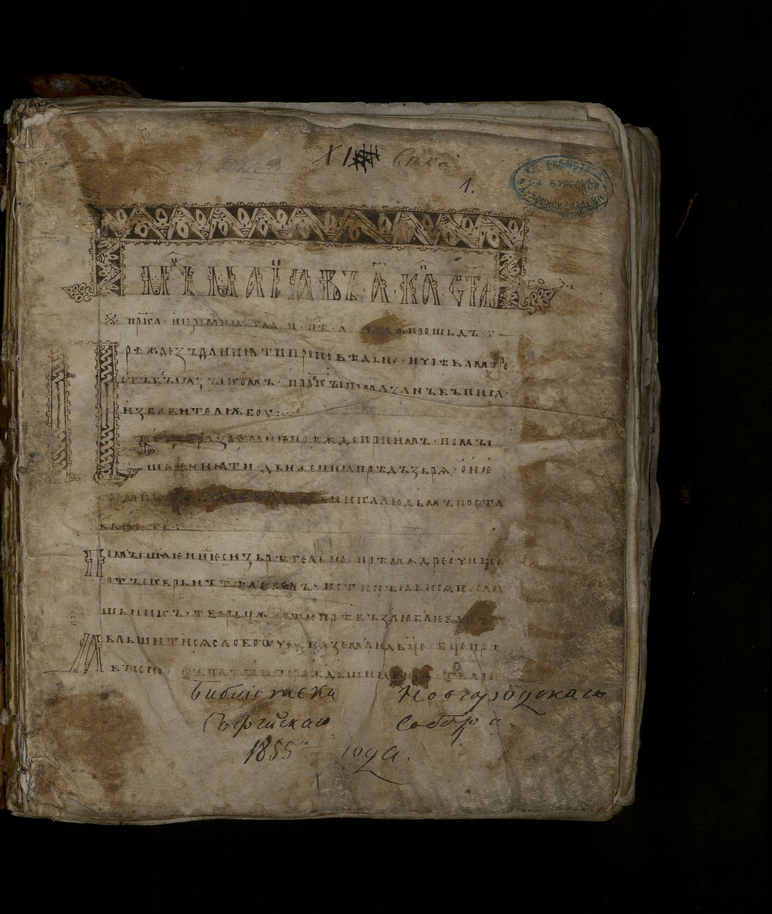
#> input picture оаи_дз_лаба4/input/slav_03.png, 772 x 914 px, shrunk from 1600 x 1893 before the run; its folder holds only this picture in this run
$ python main.py
#> lines starting #> are read from the running program, lines starting #| are printed output that depends on the picture; after the words box and inside, x2 and y2 are one past the last pixel; in counts of white or black regions, pixels touching at a corner belong together
import argparse
from pathlib import Path

import numpy as np
from PIL import Image


def load_image(path: Path) -> np.ndarray:
    img = Image.open(path)
#> img is the input picture: PIL image 772x914 RGB; mean R, G, B 77.3, 68.4, 52.8
    if img.mode == "L":
        return np.asarray(img, dtype=np.uint8)
    rgb = np.asarray(img.convert("RGB"), dtype=np.float32)
    gray = 0.299 * rgb[..., 0] + 0.587 * rgb[..., 1] + 0.114 * rgb[..., 2]
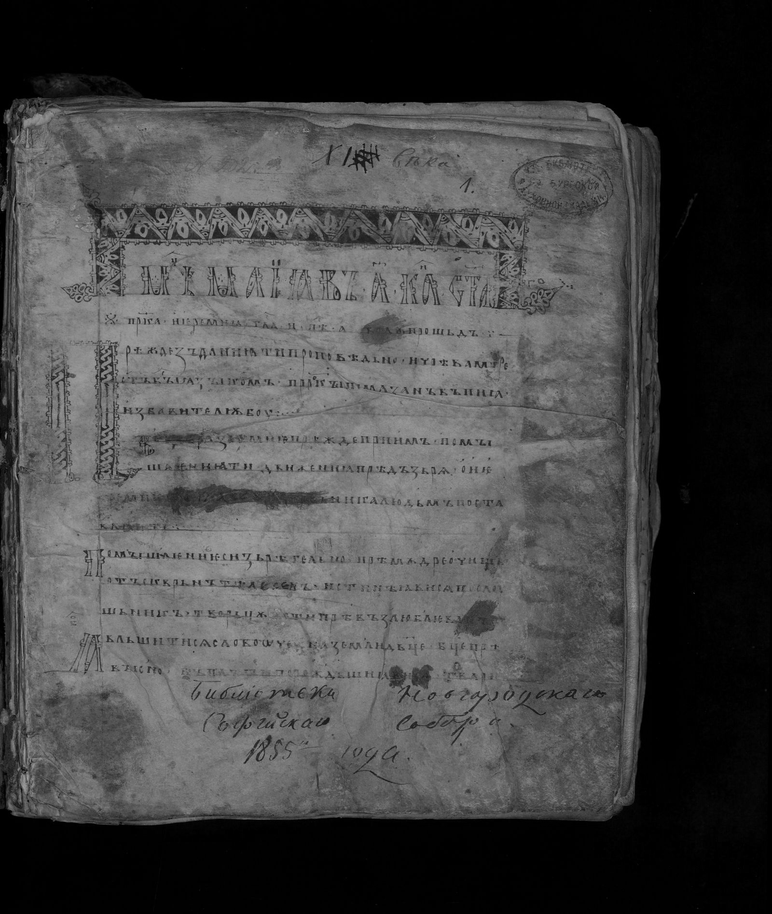
#> gray: shape (914, 772) float32; min 0, max 167.8, mean 69.3
    return np.clip(gray + 0.5, 0, 255).astype(np.uint8)


def save_gray(arr: np.ndarray, path: Path) -> None:
    Image.fromarray(arr, mode="L").save(path)


def prewitt_gradients(gray: np.ndarray) -> tuple[np.ndarray, np.ndarray]:
    g = gray.astype(np.int16)
    p = np.pad(g, 1, mode="edge")

    left = p[0:-2, 0:-2] + p[1:-1, 0:-2] + p[2:, 0:-2]
    right = p[0:-2, 2:] + p[1:-1, 2:] + p[2:, 2:]
    gx = right - left

    top = p[0:-2, 0:-2] + p[0:-2, 1:-1] + p[0:-2, 2:]
    bottom = p[2:, 0:-2] + p[2:, 1:-1] + p[2:, 2:]
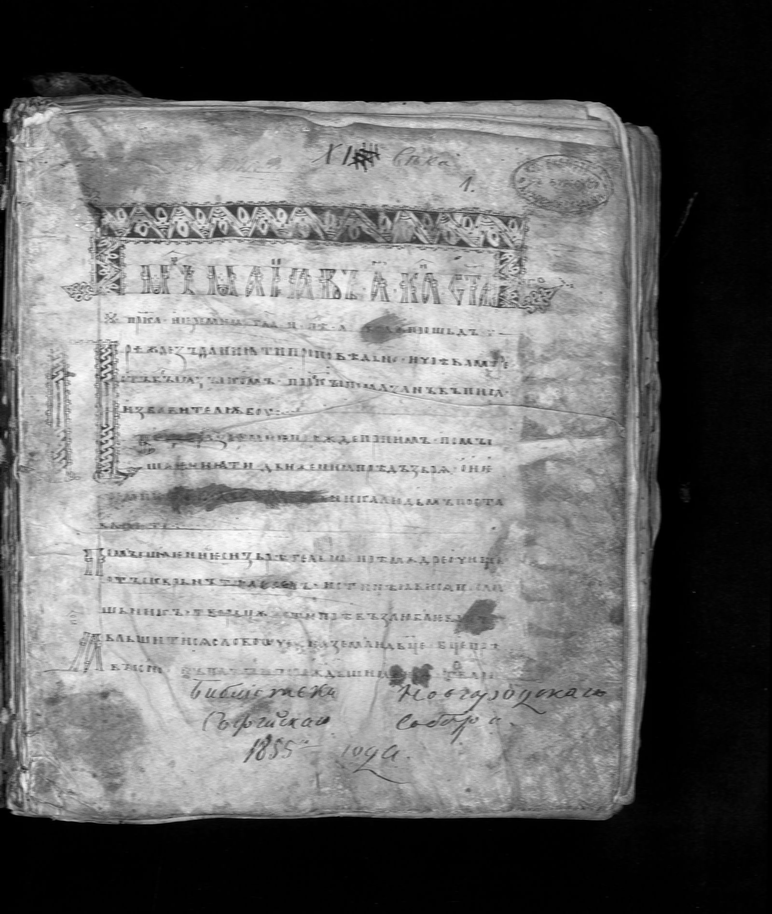
#> bottom: shape (914, 772) int16; min 0, max 475, mean 207.9; drawn with min black and max white
    gy = top - bottom
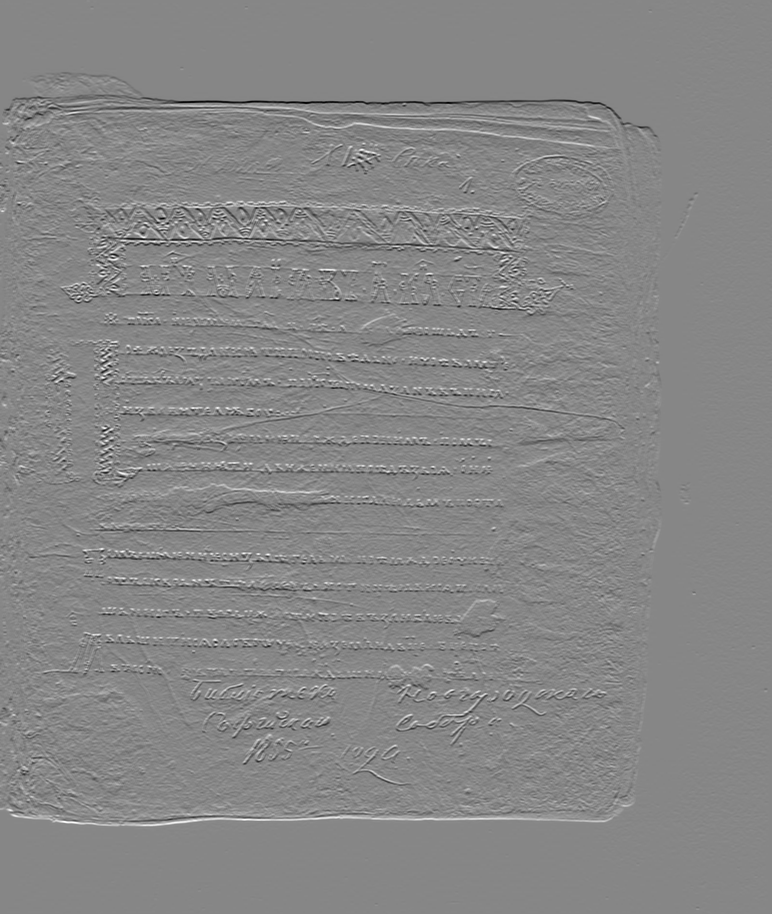
#> gy: shape (914, 772) int16; min -343, max 306, mean 0; drawn with min black and max white

    return gx, gy


def normalize_to_uint8(arr: np.ndarray) -> np.ndarray:
    arr = arr.astype(np.float32)
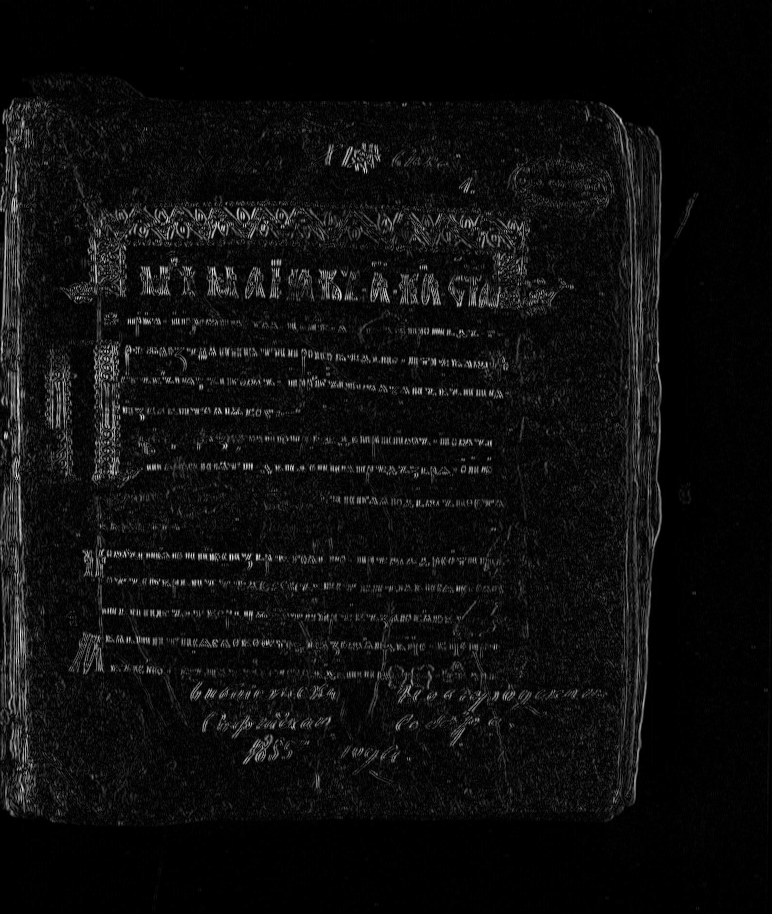
#> arr: shape (914, 772) float32; min 0, max 353, mean 19.2; drawn with min black and max white
    max_val = float(arr.max())
#> max_val = 353
    if max_val <= 0:
        return np.zeros(arr.shape, dtype=np.uint8)
    scaled = arr * (255.0 / max_val)
    return np.clip(scaled, 0, 255).astype(np.uint8)


def process_image(path: Path, out_dir: Path, threshold: int) -> None:
    gray = load_image(path)
    gx, gy = prewitt_gradients(gray)
    g = np.hypot(gx.astype(np.float32), gy.astype(np.float32))

    gx_img = normalize_to_uint8(np.abs(gx))
    gy_img = normalize_to_uint8(np.abs(gy))
#> in normalize_to_uint8 (call 2), `arr = arr.astype(np.float32)`:
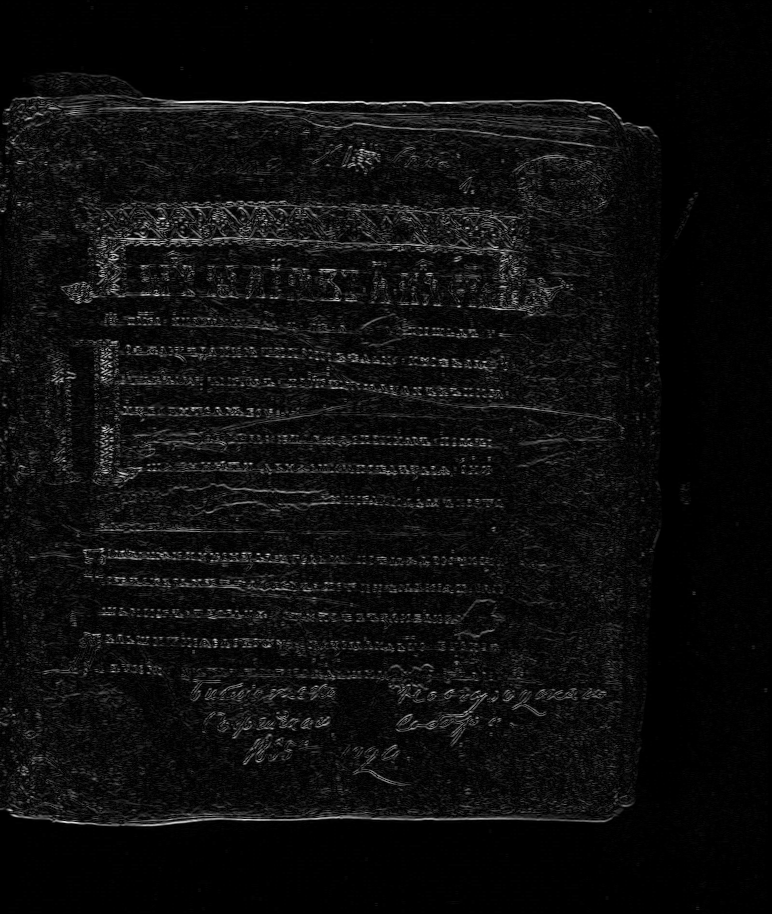
#> arr: shape (914, 772) float32; min 0, max 343, mean 18.2; drawn with min black and max white
#> in normalize_to_uint8 (call 2), `max_val = float(arr.max())`: max_val = 343
    g_img = normalize_to_uint8(g)
    bin_img = (g_img >= threshold).astype(np.uint8) * 255
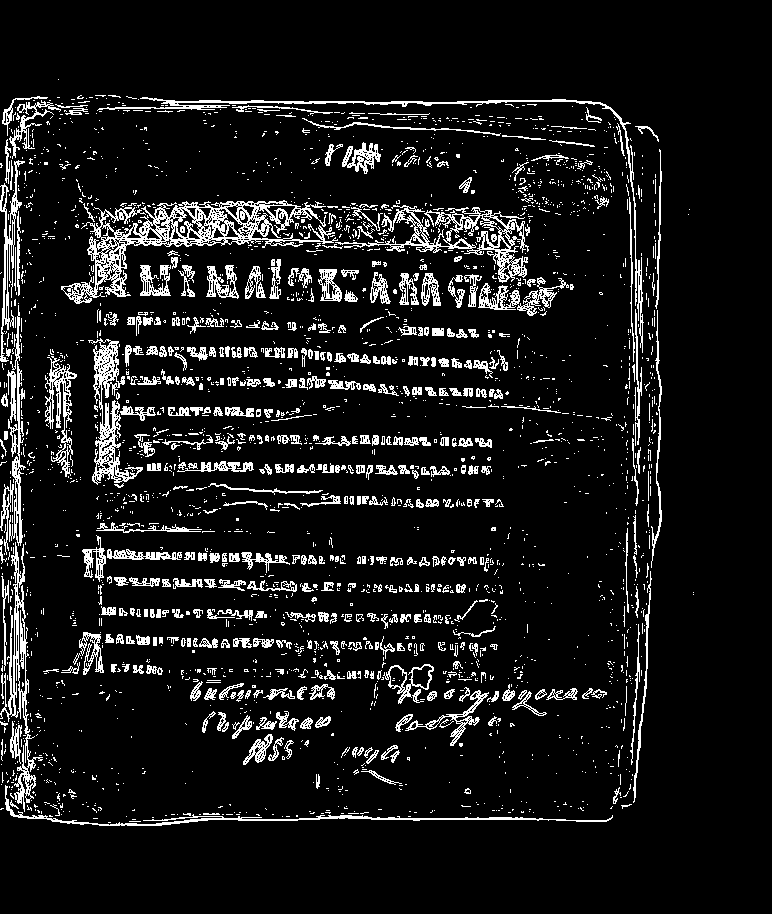
#> bin_img: shape (914, 772); 9.4% white in thin lines or dots, all inside (x1, y1, x2, y2) = (0, 79, 694, 826)

    base = path.stem
    save_gray(gray, out_dir / f"{base}_gray.png")
    save_gray(gx_img, out_dir / f"{base}_gx.png")
    save_gray(gy_img, out_dir / f"{base}_gy.png")
    save_gray(g_img, out_dir / f"{base}_g.png")
    save_gray(bin_img, out_dir / f"{base}_bin.png")


def collect_images(input_path: Path):
    if input_path.is_file():
        return [input_path]
    if not input_path.exists():
        return []
    exts = {".png", ".bmp", ".jpg", ".jpeg"}
    files = [p for p in input_path.iterdir() if p.is_file() and p.suffix.lower() in exts]
    files.sort()
    return files


def main():
    parser = argparse.ArgumentParser(description="Lab 4: Prewitt operator (variant 7)")
    parser.add_argument("--input", "-i", default="input", help="Input file or directory")
    parser.add_argument("--output", "-o", default="output", help="Output directory")
    parser.add_argument("--threshold", "-t", type=int, default=60, help="Threshold for бинаризации G")
    args = parser.parse_args()

    input_path = Path(args.input)
    output_path = Path(args.output)
    output_path.mkdir(parents=True, exist_ok=True)

    images = collect_images(input_path)
    if not images:
        print("No input images found. Put images into input/.")
        return 1

    for p in images:
        process_image(p, output_path, args.threshold)
        print(f"Processed: {p.name}")

    return 0


if __name__ == "__main__":
    raise SystemExit(main())
#> (the program exits here)
